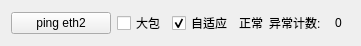
    <widget class="QWidget" name="horizontalLayoutWidget_6">
     <property name="geometry">
      <rect>
       <x>0</x>
       <y>420</y>
       <width>361</width>
       <height>30</height>
      </rect>
     </property>
     <layout class="QHBoxLayout" name="horizontalLayout_6">
      <item>
       <widget class="QPushButton" name="pushButton_5">
        <property name="sizePolicy">
         <sizepolicy hsizetype="MinimumExpanding" vsizetype="Fixed">
          <horstretch>0</horstretch>
          <verstretch>0</verstretch>
         </sizepolicy>
        </property>
        <property name="minimumSize">
         <size>
          <width>100</width>
          <height>0</height>
         </size>
        </property>
        <property name="maximumSize">
         <size>
          <width>100</width>
          <height>16777215</height>
         </size>
        </property>
        <property name="styleSheet">
         <string notr="true">font: 8pt &quot;Ubuntu&quot;;</string>
        </property>
        <property name="text">
         <string>ping eth2</string>
        </property>
       </widget>
      </item>
      <item>
       <widget class="QCheckBox" name="checkBox_bigpack3">
        <property name="styleSheet">
         <string notr="true">font: 8pt &quot;Ubuntu&quot;;</string>
        </property>
        <property name="text">
         <string>大包</string>
        </property>
       </widget>
      </item>
      <item>
       <widget class="QCheckBox" name="checkBox_adap3">
        <property name="styleSheet">
         <string notr="true">font: 8pt &quot;Ubuntu&quot;;</string>
        </property>
        <property name="text">
         <string>自适应</string>
        </property>
        <property name="checked">
         <bool>true</bool>
        </property>
       </widget>
      </item>
      <item>
       <widget class="QLabel" name="label_ping_stat3">
        <property name="styleSheet">
         <string notr="true">font: 8pt &quot;Ubuntu&quot;;</string>
        </property>
        <property name="text">
         <string>正常</string>
        </property>
       </widget>
      </item>
      <item>
       <widget class="QLabel" name="label_67">
        <property name="styleSheet">
         <string notr="true">font: 8pt &quot;Ubuntu&quot;;</string>
        </property>
        <property name="text">
         <string>异常计数:</string>
        </property>
       </widget>
      </item>
      <item>
       <widget class="QLabel" name="label_ping_err3">
        <property name="minimumSize">
         <size>
          <width>20</width>
          <height>0</height>
         </size>
        </property>
        <property name="styleSheet">
         <string notr="true">font: 8pt &quot;Ubuntu&quot;;</string>
        </property>
        <property name="text">
         <string>0</string>
        </property>
        <property name="alignment">
         <set>Qt::AlignCenter</set>
        </property>
       </widget>
      </item>
     </layout>
    </widget>
